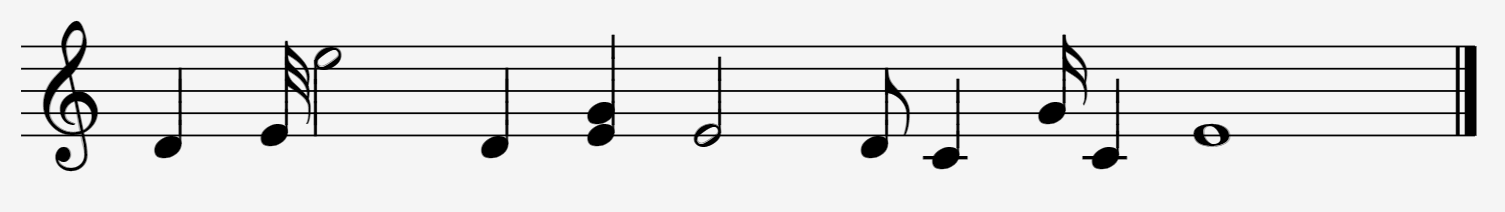
#> input picture input/01.PNG, 1505 x 212 px, found by its file name; its folder holds 5 pictures in this run
$ jupyter execute --allow-errors image_preprocessing.ipynb   (shell and % lines are left out)
#> lines starting #> are read from the running program, lines starting #| are printed output that depends on the picture; after the words box and inside, x2 and y2 are one past the last pixel; in counts of white or black regions, pixels touching at a corner belong together
[cell 1]
from commonfunctions import *
import numpy as np
import cv2
import math
from scipy import ndimage
import math
import imutils
from skimage.filters import threshold_otsu, threshold_local
from skimage.morphology import binary_erosion, binary_dilation
import pandas as pd
import os

## -----------------------------------
# Auxilary Functions
## -----------------------------------

[cell 2]
def digital_or_not(input_image):

    if '.png' in input_image.lower():
        return  1
    else:
        return  0

[cell 3]
def show(img, factor=1,name="image"):
    """
    show an image until the escape key is pressed
    :param factor: scale factor (default 1, half size)
    """
    if factor != 1.0:
        img = cv2.resize(img, (0,0), fx=factor, fy=factor)

    cv2.imshow(name,img)
    while(1):
        k = cv2.waitKey(0)
        if k==27:    # Esc key to stop
            break
    cv2.destroyAllWindows()

## -----------------------------------
# Image Preprocessing
## -----------------------------------

[cell 4]
def gaussian(img,gaussian_kernel=5):

    if(len(img.shape)>2):
        img = cv2.GaussianBlur(img,(gaussian_kernel,gaussian_kernel),0)
        img = cv2.cvtColor(img, cv2.COLOR_BGR2GRAY)
        mid = 0.5
        mean = np.mean(img)
        gamma = math.log(mid*255)/math.log(mean)
        img = np.power(img, gamma).clip(0,255).astype(np.uint8)
        img = cv2.cvtColor(img,cv2.COLOR_GRAY2RGB)
    else:
        img = cv2.GaussianBlur(img,(gaussian_kernel,gaussian_kernel),0)


    return img

[cell 5]
def binarize(img,block_size=25,neighbours=7):
    if(len(img.shape)>2):
        img = cv2.cvtColor(img, cv2.COLOR_BGR2GRAY)
        img = cv2.adaptiveThreshold(img,255,cv2.ADAPTIVE_THRESH_GAUSSIAN_C,cv2.THRESH_BINARY,block_size,neighbours)
    else:
        img = cv2.adaptiveThreshold(img,255,cv2.ADAPTIVE_THRESH_GAUSSIAN_C,cv2.THRESH_BINARY,block_size,neighbours)
    return img

[cell 6]
def deskew(im):
    max_skew=50
    height, width = im.shape
    if(height>width):
        width = im.shape[0]
        height = im.shape[1]

    im_bw = cv2.threshold(im, 0, 255, cv2.THRESH_BINARY_INV | cv2.THRESH_OTSU)[1]
    lines = cv2.HoughLinesP(
        im_bw, 1, np.pi / 180, 200, minLineLength=width / 3, maxLineGap=width / 100
    )
    line_image = np.copy(im) * 0
    # Collect the angles of these lines (in radians)
    angles = []
    for line in lines:
        x1, y1, x2, y2 = line[0]
        cv2.line(line_image,(x1,y1),(x2,y2),(255,0,0),5)
        angles.append(np.arctan2(y2 - y1, x2 - x1))
    # If the majority of our lines are vertical, this is probably a landscape image
    landscape = np.sum([abs(angle) > np.pi / 4 for angle in angles]) > len(angles) / 2

    # Filter the angles to remove outliers based on max_skew
    if landscape:
        angles = [
            angle
            for angle in angles
            if np.deg2rad(90 - max_skew) < abs(angle) < np.deg2rad(90 + max_skew)
        ]
    else:
        angles = [angle for angle in angles if abs(angle) < np.deg2rad(max_skew)]

    if len(angles) < 5:
        # Insufficient data to deskew
        return im

    # Average the angles to a degree offset
    angle_deg = np.rad2deg(np.median(angles))

    # If this is landscape image, rotate the entire canvas appropriately
    if landscape:
        if angle_deg < 0:
            im = cv2.rotate(im, cv2.ROTATE_90_CLOCKWISE)
            angle_deg += 90
        elif angle_deg > 0:
            im = cv2.rotate(im, cv2.ROTATE_90_COUNTERCLOCKWISE)
            angle_deg -= 90
    # Rotate the image by the residual offset
    M = cv2.getRotationMatrix2D((width / 2, height / 2), angle_deg, 1)
    im = cv2.warpAffine(im, M, (width, height), borderMode=cv2.BORDER_REPLICATE)
    return im

[cell 7]
# [13 lines left out: function morphology, not called in this run]

[cell 8]
def preprocess_img(img,show_steps=0,show_size=1,digital=1):

    if(digital != 1):
        gaussian_kernel = 9
        block_size = 95
        neighbours = 4
    else:
        gaussian_kernel = 1
        block_size = 95
        neighbours = 1


    # Gaussian
    if(digital != 1):
        img = gaussian(img,gaussian_kernel)
        if(show_steps !=0 ):
            show(img,show_size,"Gaussian Filtered")

    # local thresh
    img = binarize(img,block_size,neighbours)
    if(show_steps !=0 ):
        show(img,show_size,"Binarized")

    # rotate
    img = deskew(img)
    if(show_steps !=0 ):
        show(img,show_size,"Rotated")

    # morphology to remove noise
    if(digital != 1):
        img = morphology(img,4)
        if(show_steps !=0 ):
            show(img,show_size,"Morphology")

    return img

## -----------------------------------
# Staff Removal
## -----------------------------------

[cell 9]
def run_length_encoding(img):

    rows = img.shape[0]
    cols = img.shape[1]

    black_runs = []
    white_runs = []
    for i in range(cols):
        black_run = 0
        white_run = 0

        for j in range(rows):
            if (img[j][i] == 255 and black_run == 0):
                white_run += 1
            if (img[j][i] == 0 and white_run != 0):
                white_runs.append(white_run)
                white_run = 0
            if (img[j][i] == 0 and white_run == 0):
                black_run += 1
            if (img[j][i] == 255 and black_run != 0):
                black_runs.append(black_run)
                black_run = 0

    return white_runs,black_runs

[cell 10]
def get_common_run(rle):

    counter = np.zeros(5000)
    for i in range(len(rle)):
        counter[rle[i]] += 1

    return np.argmax(counter)

[cell 11]
# [14 lines left out: function remove_lines_non_digital, not called in this run]

[cell 12]
def get_horizontal_projection(img,show_steps=1,show_size=1):
    if(len(img.shape)>2):
        img = rgb2gray(img)
    proj = np.sum(img,axis=1).astype(int)

    max_line = np.amax(proj)
    staffs = proj == (max_line)
    m = np.max(proj)
    w = 500
    result = np.zeros((proj.shape[0],500))

    if show_steps == 1 :
        for row in range(img.shape[0]):
            cv2.line(result, (0,row), (int(proj[row]*w/m),row), (255,255,255), 1)
        show(result,show_size,"Horizontal Projection")
    return proj

[cell 13]
def identify_lines(img,show_steps=1,show_size=1):
    """
    Gets horizontal projection and extracts five lines from it
    :param
    show_steps: wether show steps or not 0 dont show , 1 show
    show_size : the size of the shown image a value to factor in x and y
    """
    if(len(img.shape)>2):
        img = cv2.cvtColor(img, cv2.COLOR_BGR2GRAY)
    inverted = cv2.bitwise_not(img)
    rows_sums = get_horizontal_projection(inverted,show_steps,show_size)

    lines_pixels = []
    for i in range(len(rows_sums)):
        if rows_sums[i] > img.shape[1]*0.4*255:
            lines_pixels.append(i)

    lines = []
    max_thickness = 0
    i = 0

    while i < len(lines_pixels):
        current = lines_pixels[i] - 1
        lines.append(lines_pixels[i])
        counter = 0
        while(lines_pixels[i] == current + 1):
            current = lines_pixels[i]
            counter += 1
            i += 1
            if i >= len(lines_pixels):
                break
        if counter > max_thickness:
            max_thickness = counter

    return img,lines,max_thickness

[cell 14]
def remove_lines_digital(img,show_steps=1,show_size=1):
    _,lines,thickness = identify_lines(img,show_steps,show_size)
    test_value = 255*2
    pixels_tested = thickness

    for line in lines:
        for i in range(2,img.shape[1]-2):
            sum_down = 0
            for j in range(pixels_tested):
                sum_down += img[line+j][i]
            if(sum_down < test_value):
                img[line][i] = 255
                for j in range(pixels_tested):
                    img[line+j][i] = 255

    kernel = np.ones((thickness+1,1),np.uint8)
    img = cv2.erode(img,kernel,iterations = 1)
    return img,lines

[cell 15]
def remove_staff_lines(img,show_steps=1,show_size=1,digital=1):

    white_rle,black_rle = run_length_encoding(img)
    staff_thickness = get_common_run(black_rle) + 4
    staff_space = get_common_run(white_rle)
    _,lines,_ = identify_lines(img,0)
    rows = []
    i = 0

    if(digital ==1):
        img,lines = remove_lines_digital(img,show_steps,show_size)
        while i < len(lines):
            if lines[i]-staff_space*3 < 0 and lines[(4+i)] + staff_space*3 > img.shape[0]:
                print("A")
                rows.append(img[0:img.shape[0]-1,:])
            elif lines[(4+i)] + staff_space*3 > img.shape[0]:
                print("B")
                print(lines[i]-staff_space*3)
                rows.append(img[int(lines[i]-staff_space*3):img.shape[0]-1,:])
            elif  lines[i]-staff_space*3 < 0 :
                print("C")
                rows.append(img[0:lines[(4+i)]+staff_space*3,:])
            else:
                rows.append(img[int(lines[i]-staff_space*3):int(lines[(4+i)]+staff_space*3),:])
            i += 5

    else:
        img = remove_lines_non_digital(img,staff_thickness,staff_space)
        rows.append(img)
    if show_steps == 1 :
        for row in rows:
            show(row,show_size,"Removed Lines")

    return rows,staff_space,staff_thickness,lines

## -----------------------------------
# Segmentation Part
## -----------------------------------

[cell 16]
# [28 lines left out: function get_notes, not called in this run]

[cell 17]
def segment_img(img,digital=1,show_steps=1,show_size=1):
    if show_steps == 1 :
        show(img,show_size,"Image Row")
    if digital == 1:
        segments = get_notes(img)
    else:
        segments = better_segment(img)
    return segments

[cell 18]
def better_segment(img):

    original = img.copy()
    blurred = cv2.GaussianBlur(img, (1, 1), 0)
    canny = cv2.Canny(blurred, 50, 255, 1)
    kernel = np.ones((5,5),np.uint8)
    dilate = cv2.dilate(canny, kernel, iterations=2)


    # Find contours
    cnts = cv2.findContours(dilate, cv2.RETR_EXTERNAL, cv2.CHAIN_APPROX_SIMPLE)
    cnts = cnts[0] if len(cnts) == 2 else cnts[1]

    # Iterate thorugh contours and filter for ROI
    image_number = 0
    order_list = []
    images = []
    area = 0
    for c in cnts:
        area += cv2.contourArea(c)
    area /= (len(cnts)+5)
    for c in cnts:
        if(cv2.contourArea(c) > area):
            x,y,w,h = cv2.boundingRect(c)
            cv2.rectangle(img, (x, y), (x + w, y + h), (36,255,12), 2)
            ROI = original[y:y+h, x:x+w]
            images.append(ROI)
            order_list.append(x+y/1000)
            image_number += 1

    segments = [x for _,x in sorted(zip(order_list,images))]
    return segments

## -----------------------------------
# Calssification
## -----------------------------------

[cell 19]
# [18 lines left out: function check_full_symmetry, not called in this run]

[cell 20]
# [22 lines left out: function get_v_lines, not called in this run]

[cell 21]
# [21 lines left out: function check_half_symmetry, not called in this run]

[cell 22]
def crop_segment(segment):
    mask_inv = cv2.bitwise_not(np.copy(segment))
    ver_sum = np.sum(mask_inv,axis=1)
    v_start = 0
    v_end = 0
    for i in range(len(ver_sum)):
        if(ver_sum[i] > 0 and v_start ==0):
            v_start = i
        if(ver_sum[i] == 0 and v_start != 0):
            v_end = i
            break
    if(v_end == 0):
        v_end = len(ver_sum) - 1

    hor_sum = np.sum(mask_inv,axis=0)
    h_start = 0
    h_end = 0
    for i in range(len(hor_sum)):
        if(hor_sum[i] > 0 and h_start ==0):
            h_start = i
        if(hor_sum[i] == 0 and h_start != 0):
            h_end = i
            break
    if(h_end == 0):
        h_end = len(hor_sum) - 1

    return segment[v_start:v_end,h_start:h_end]

[cell 23]
# [6 lines left out: function getNoteHead, not called in this run]

[cell 24]
# [95 lines left out: function classifyNotes, not called in this run]

[cell 25]
# [28 lines left out: function classify_old, not called in this run]

[cell 26]
def get_DU(segment):
    segment = cv2.bitwise_not(np.copy(segment))
    ver_sum = np.sum(segment,axis=1)
    counter = 0
    for i in range(len(ver_sum)):
        if ver_sum[i] == 0:
            counter+=1
        else :
            break
    return counter
def get_ADAU(segment):
    segment = crop_segment(segment)
    segment = cv2.bitwise_not(np.copy(segment))
    AD = np.sum(segment[0:int(segment.shape[0]/2),:])
    AU = np.sum(segment[int(segment.shape[0]/2):-1,:])
    if AU == 0:
        ADAU = 0
    else:
        ADAU = (AD/AU)
    return ADAU
def get_ALAR(segment):
    segment = crop_segment(segment)
    segment = cv2.bitwise_not(np.copy(segment))
    AL = np.sum(segment[:,0:int(segment.shape[1]/2)])
    AR = np.sum(segment[:,int(segment.shape[1]/2):-1])
    if AR == 0:
        ALAR = 0
    else:
        ALAR = (AL/AR)
    return ALAR

[cell 27]
# [85 lines left out: function classify, not called in this run]

[cell 28]
# [4 lines left out: function threshold_img, not called in this run]

[cell 29]
def initialize_KNN(k=3):
#> called with k = 3
    url = "train.csv"
    # Assign colum names to the dataset
    names = ['H', 'W', 'ADAU', 'ALAR', 'DU', "CLASS"]

    # Read dataset to pandas dataframe
    dataset = pd.read_csv(url, names=names)
#> (reads students-work/1162325/CRD-17/train.csv from the repository)
    dataset.head()
    X = dataset.iloc[1:-1,0:5].values
    y = dataset.iloc[1:-1, 5].values
    from sklearn.neighbors import KNeighborsClassifier
    classifier = KNeighborsClassifier(n_neighbors=3)
    classifier.fit(X, y)

    return classifier

[cell 30]
# [4 lines left out: function read_image, not called in this run]

## -----------------------------------
# Main Code
## -----------------------------------

[cell 31]
show_steps = 1
show_size = 0.4

classifier = initialize_KNN()
input_path = '/home/kamel/Desktop/Image/Project/OMR_IP/input/'
output_path = "/home/kamel/Desktop/Image/Project/OMR_IP/output/"
images = []
for file in os.listdir(input_path):
    images.append(file)
images.sort()
for input_img in images[24:25]:
    output_txt = input_img.split(".")[0] + ".txt"
    img, digital = read_image(input_path,input_img)
    f = open(output_path+output_txt,"w")
    img = preprocess_img(img,show_steps,show_size,digital)
    img = threshold_img(img)
    rows,staff_space,staff_thickness,lines = remove_staff_lines(img,show_steps,show_size,digital)
    for row in rows:
        segments = segment_img(row,digital,show_steps=1,show_size=1)
        classify(segments,f,classifier,show_steps,show_size)
    f.close()

## -----------------------------------
# Test Area
## -----------------------------------

[cell 32]
input_path = '/home/kamel/Desktop/Image/Project/OMR_IP/input/'
image_name = '01.PNG'
img = cv2.imread(input_path+image_name)
#> img is the input picture: shape (212, 1505, 3); min 0, max 245, mean 226.2
digital = digital_or_not(image_name)
show_steps = 0
show_size = 1


img = preprocess_img(img,show_steps,show_size,digital)
#> in binarize, `img = cv2.adaptiveThreshold(img,255,cv2.ADAPTIVE_THRESH_GAUSSIAN_C,cv2..`:
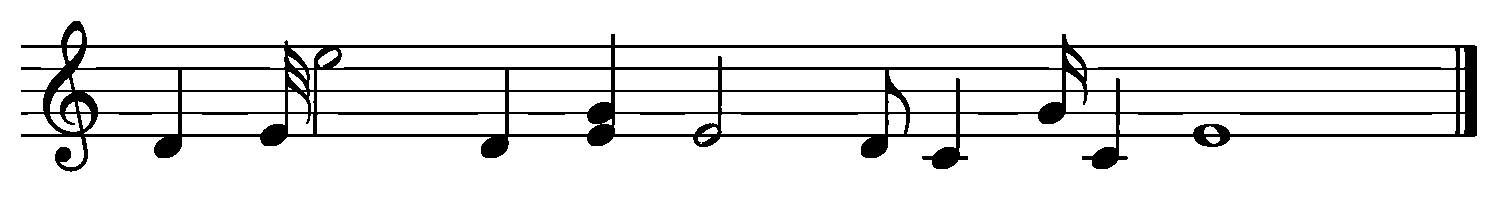
#> img: shape (212, 1505); 90% white; 1 black region, box (x1, y1, x2, y2) and area: (21, 21, 1477, 172) 31919
#> in deskew, `lines = cv2.HoughLinesP( im_bw, 1, np.pi / 180, 200, minLineLength=wid..`: lines = 13 rows, first 6: [21, 134, 1476, 134], [21, 91, 1476, 91], [21, 136, 1474, 136], [21, 69, 1476, 69], [96, 67, 1476, 67], [21, 135, 1476, 135]
#> the loop in deskew, `for line in lines:` made 13 passes
#> after the loop in deskew, `for line in lines:`:
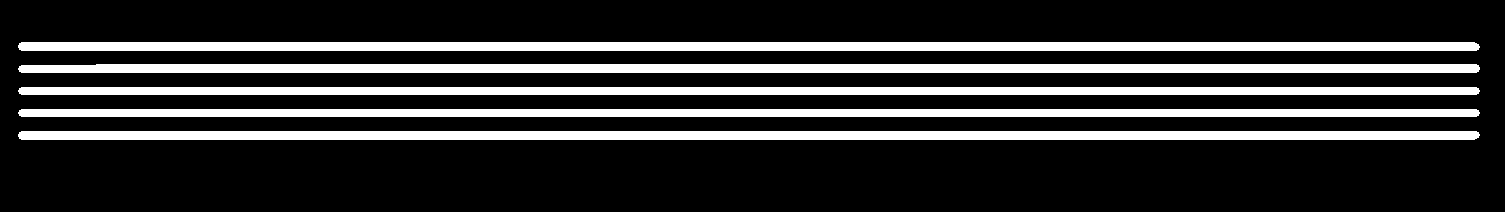
#> line_image: shape (212, 1505); 19.6% white; 5 white regions, box (x1, y1, x2, y2) and area: (18, 42, 1480, 51) 13133, (18, 131, 1480, 140) 13133, (18, 64, 1480, 73) 13060, (18, 87, 1480, 95) 11676, (18, 109, 1480, 117) 11676
#> after the loop in deskew, `for line in lines:`: angles = [0, 0, 0, 0, 0, 0, 0, 0, 0, 0, 0, 0, 0]
#> in deskew, `landscape = np.sum([abs(angle) > np.pi / 4 for angle in angles]) > len..`: landscape = False
#> in deskew, `angle_deg = np.rad2deg(np.median(angles))`: angle_deg = 0
#> in deskew, `M = cv2.getRotationMatrix2D((width / 2, height / 2), angle_deg, 1)`: M = [[1, 0, 0], [0, 1, 0]]
img[img<180] = 0
img[img>=180] = 255
counter = 0
f= open(image_name.split(".")[0]+".csv","w+")
rows,staff_space,staff_thickness,lines = remove_staff_lines(img,show_steps,show_size,digital)
#> in remove_staff_lines, `white_rle,black_rle = run_length_encoding(img)`: white_rle = 7399 values, max 46 at index 7397, min 1 at index 118, mean 22.64; black_rle = 7446 values, max 105 at index 3066, min 1 at index 1411, mean 4.29
#> in get_common_run, `counter = np.zeros(5000)`: counter = 5000 values from 0 to 0
#> after the loop in get_common_run, `for i in range(len(rle)):`: counter = 5000 values, max 4587 at index 3, min 0 at index 0, mean 1.49
#> in remove_staff_lines, `staff_thickness = get_common_run(black_rle) + 4`: staff_thickness = 7
#> in remove_staff_lines, `staff_space = get_common_run(white_rle)`: staff_space = 19
#> in get_horizontal_projection, `proj = np.sum(img,axis=1).astype(int)`: proj = 212 values, max 371280 at index 46, min 0 at index 0, mean 38393.1
#> in get_horizontal_projection, `max_line = np.amax(proj)`: max_line = 371280
#> in identify_lines, `rows_sums = get_horizontal_projection(inverted,show_steps,show_size)`: rows_sums has the same summary as proj in get_horizontal_projection
#> after the loop in identify_lines, `for i in range(len(rows_sums)):`: lines_pixels = [45, 46, 47, 67, 68, 69, 90, 91, 112, 113, 114, 134, 135, 136]
#> the loop in identify_lines, `while i < len(lines_pixels):` made 5 passes
#> max_thickness on pass 1: 3
#> after the loop in identify_lines, `while i < len(lines_pixels):`: i = 14; lines = [45, 67, 90, 112, 134]; max_thickness = 3
#> in remove_staff_lines, `_,lines,_ = identify_lines(img,0)`: lines = [45, 67, 90, 112, 134]
#> the loop in identify_lines (call 2), `while i < len(lines_pixels):` made 5 passes
#> in remove_lines_digital, `_,lines,thickness = identify_lines(img,show_steps,show_size)`: thickness = 3
#> the loop in remove_lines_digital, `for line in lines:` made 5 passes
#> line on passes 1 to 5: 45, 67, 90, 112, 134
#> after the loop in remove_lines_digital, `for line in lines:`:
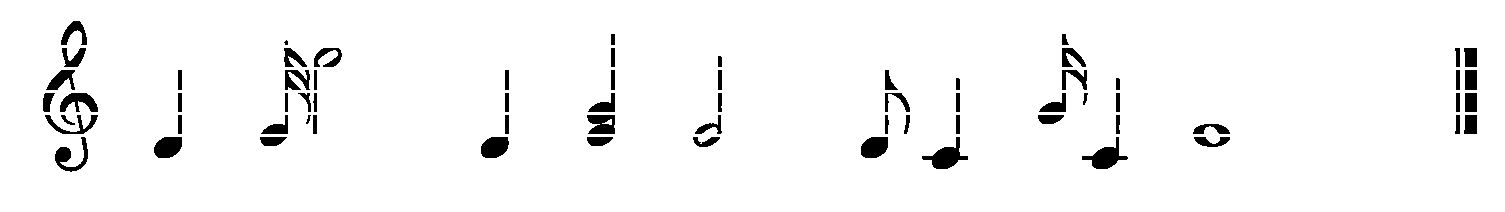
#> img: shape (212, 1505); 96.2% white; 68 black regions (1 under 20 px), largest, box (x1, y1, x2, y2) and area: (922, 137, 968, 169) 610, (1082, 137, 1128, 169) 593, (154, 137, 182, 158) 481
#> in remove_lines_digital, `kernel = np.ones((thickness+1,1),np.uint8)`: kernel = [1, 1, 1, 1]
#> in remove_lines_digital, `img = cv2.erode(img,kernel,iterations = 1)`:
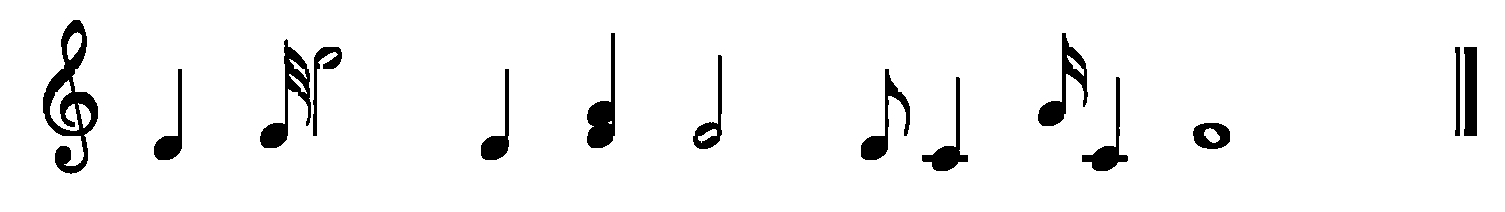
#> img: shape (212, 1505); 95.1% white; 14 black regions, largest, box (x1, y1, x2, y2) and area: (43, 20, 98, 174) 3032, (260, 39, 311, 148) 1616, (587, 33, 615, 148) 1410
#> the loop in remove_staff_lines, `while i < len(lines):` made 1 pass
#> i on pass 1: 5
#> (printed output is left out)
#> after the loop in remove_staff_lines, `while i < len(lines):`: i = 5; rows = 1 item
#> rows = 1 item; staff_space = 19; staff_thickness = 7; lines = [45, 67, 90, 112, 134]
for row in rows:
    segments = segment_img(row,show_steps,show_size)
    for segment in segments:

        mask_inv = cv2.bitwise_not(crop_segment(segment))
        if(mask_inv is None):
            continue
        counter += 1
#         show(segment,1,str(counter))
        sum_ver = np.sum(mask_inv,axis=1)
        sum_hor = np.sum(mask_inv,axis=0)

#         X_test = np.array([(np.sum(np.count_nonzero(sum_ver))/staff_space)*100,
#                            (np.sum(np.count_nonzero(sum_hor))/staff_space)*100,
#                            (get_ADAU(segment)/staff_space)*100 ,
#                            (get_ALAR(segment)/staff_space)*100,
#                            (get_DU(segment)/staff_space)*100])
#         y_pred = classifier.predict([X_test])
#         print(y_pred)
#         print("-----------------------------------")

        f.write(str((np.sum(np.count_nonzero(sum_ver))/staff_space)*100)+"," +
                str((np.sum(np.count_nonzero(sum_hor))/staff_space)*100)+","+
                str((get_ADAU(segment)/staff_space)*100) +","+
                str((get_ALAR(segment)/staff_space)*100)+","+
                str((get_DU(segment)/staff_space)*100) +',\"\"\n')
#> this loop made 1 pass; (key Esc is pressed on pass 1)
#> pass 1, in show, `cv2.imshow(name,img)`:
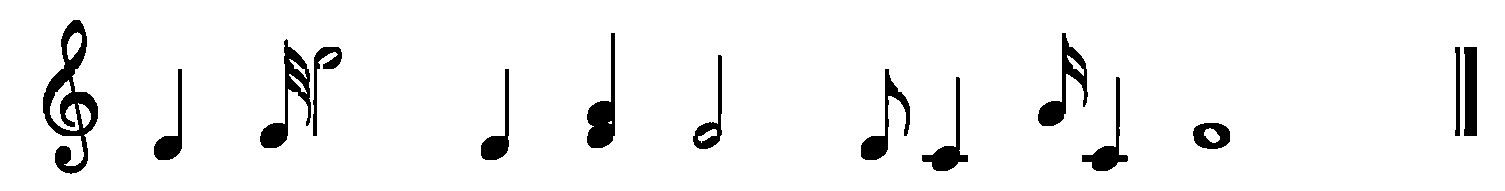
#> window 'Image Row': shape (191, 1505); 94.5% white; 14 black regions, largest, box (x1, y1, x2, y2) and area: (43, 20, 98, 174) 3032, (260, 39, 311, 148) 1616, (587, 33, 615, 148) 1410
#> pass 1, in better_segment, `canny = cv2.Canny(blurred, 50, 255, 1)`:
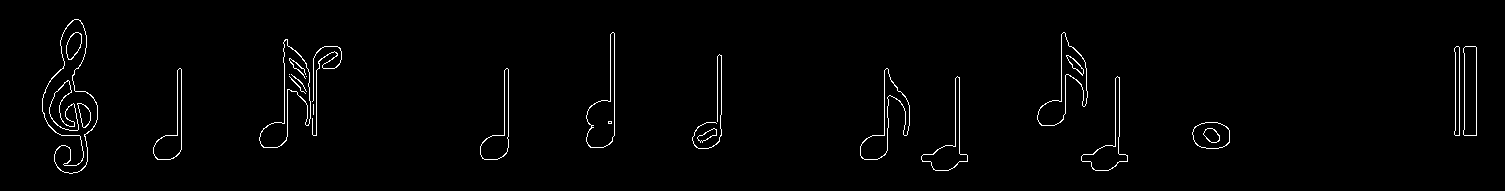
#> canny: shape (191, 1505); 1.5% white in thin lines or dots, all inside (x1, y1, x2, y2) = (42, 19, 1477, 174)
#> after the loop, counter = 8
#> (the rest of the program and of its run is left out)
